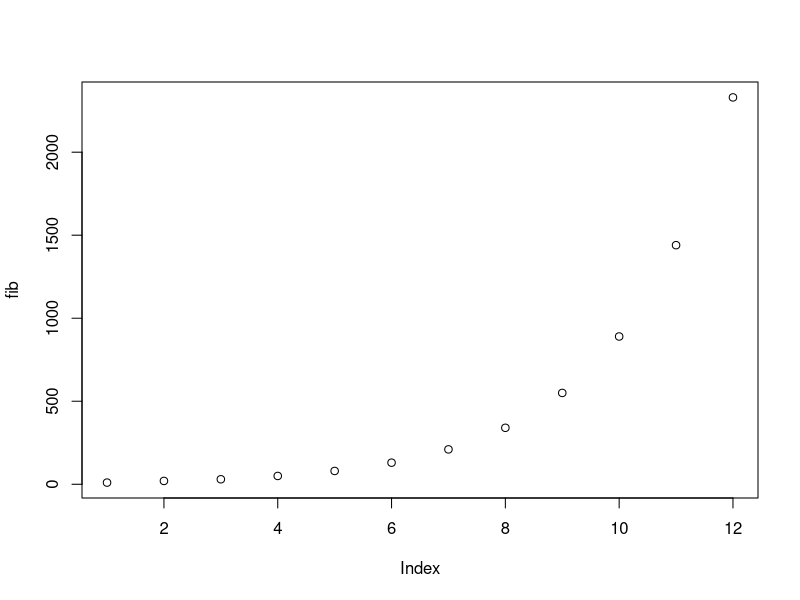
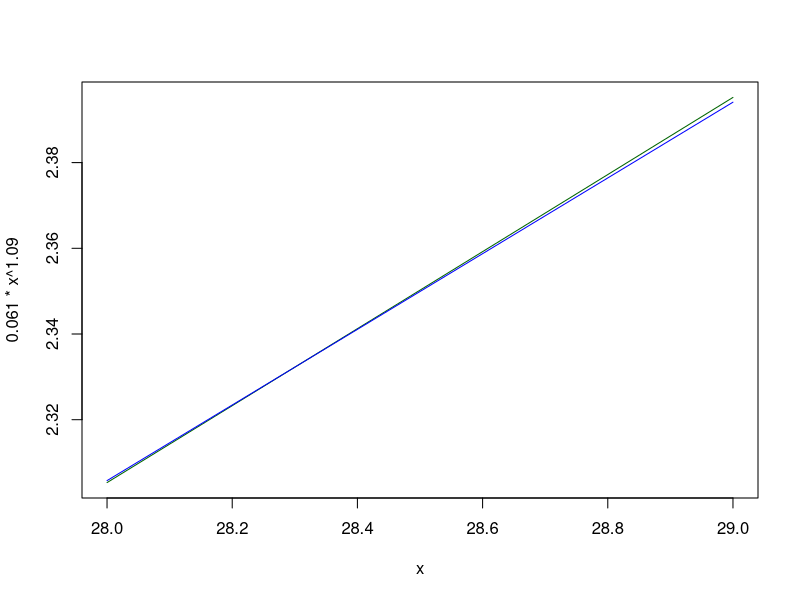
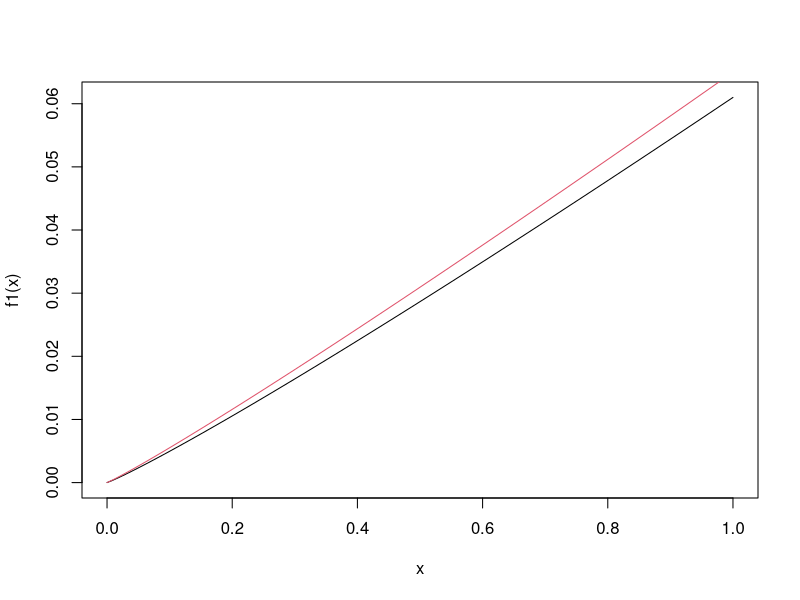

These figures' R source, in order:
# Fibonacci test

## Fråga 1
fib <- c()
fib[1] <- 10
fib[2] <- 20

for (i in 3:12) {
  fib[i] <- fib[i-1] + fib[i-2]
}

## Fråga 2
plot(fib)



# Seminarie
y<-c()
y[1]<-100 
y[2]<-140 
for (i in 3:20) {
  y[i] <- y[i-1] + y[i-2] 
} 
y

kvot <- c()
for (i in 2:20) {
  kvot[i] <- y[i] / y[i-1]
}
kvot

curve(0.061*x^1.09,
      col = "darkgreen",
      xlim = c(28,29))
curve(0.065*x^1.071,
      col = "blue",
      add = T)

## Calculate intersect
# 0.061*x^1.09 = 0.065*x^1.071
f1 <- function(x) 0.061*x^1.09
f2 <- function(x) 0.065*x^1.071

curve(f1)
curve(f2,add=TRUE,col=2)

uniroot(function(x) f1(x)-f2(x), c(1,100))$root
